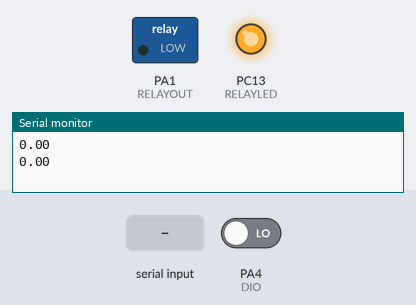
Recording of a program running on a simulated STM32 Blue Pill. On the bench: switched loads named in the program (green lamp = pin HIGH), output pins drawn as LEDs (lit = HIGH), the last lines printed to the serial monitor. Inputs (shaded band) come from the test bench; at power-on: PA4 (DIO) LOW. Pins used as bus, display or sensor lines are not drawn.

Above: at 1.2 s.
1.3 s: "1" received over Serial
At 1.7 s:
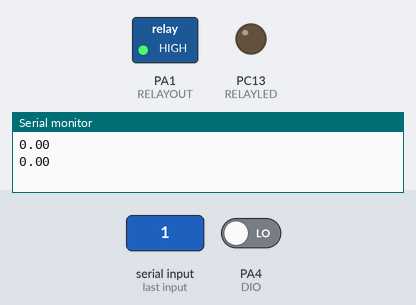
5.8 s: "0" received over Serial
At 6.6 s:
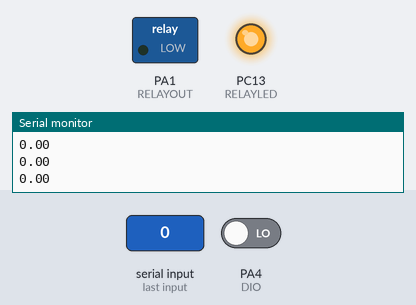
Timing chart, 0 to 8.8 s (numbered marks = the images above; inputs shaded):
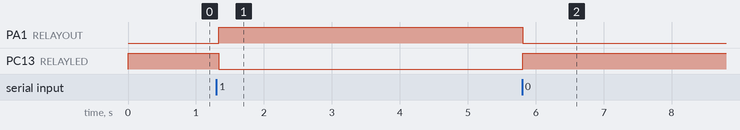

The program:

main.cpp
```cpp
#include <Arduino.h>

#define CS PA2
#define CLK PA3
#define DIO PA4
#define RELAYLED PC13
#define RELAYOUT PA1

void setup(void)
{
    pinMode(CS, OUTPUT);
    pinMode(CLK, OUTPUT);
    pinMode(DIO, INPUT);
    pinMode(RELAYLED, OUTPUT);
    pinMode(RELAYOUT, OUTPUT);
    Serial.begin(9600);
    digitalWrite(CS, 1);
    digitalWrite(RELAYOUT, 0);
    digitalWrite(RELAYLED, 1);
}

uint32_t pollSerial(void)
{
    uint32_t data = 0;
    digitalWrite(CS, 0);
    digitalWrite(CLK, 0);
    delayMicroseconds(1000);
    for (int i = 0; i < 32; ++i) {
        digitalWrite(CLK, 1);
        delayMicroseconds(1000);
        data = data << 1;
        data |= digitalRead(DIO);
        digitalWrite(CLK, 0);
        delayMicroseconds(1000);
    }
    delayMicroseconds(1000);
    digitalWrite(CS, 1);
    return data;
}

int rawMode = 0;

void loop(void)
{
    if (!rawMode) {
        uint32_t data = pollSerial();
        if (data & 0x10000) {
            if (data & 1)
                Serial.println("ERROR OC");
            else if (data & 2)
                Serial.println("ERROR GND");
            else if (data & 4)
                Serial.println("ERROR VCC");
        } else {
            Serial.print(((int)data) >> 20, DEC);
            switch((data >> 18) & 3) {
                case 0: Serial.println(".00"); break;
                case 1: Serial.println(".25"); break;
                case 2: Serial.println(".50"); break;
                case 3: Serial.println(".75"); break;
            }
        }
    }
    for (int i = 0; i < 20; ++i) {
        if (rawMode)
            delayMicroseconds(10000);
        else
            delayMicroseconds(50000);
        while (Serial.available()) {
            int ch = Serial.read();
            switch(ch) {
            case '0':
                digitalWrite(RELAYOUT, 0);
                digitalWrite(RELAYLED, 1);
                break;
            case '1':
                digitalWrite(RELAYOUT, 1);
                digitalWrite(RELAYLED, 0);
                break;
            case 'r':
                rawMode = true;
                break;
            case 'c':
                rawMode = false;
                break;
            case '?':
                if (rawMode)
                {
                    uint32_t data = pollSerial();
                    Serial.println(data, HEX);
                }
                break;
            }
        }
    }
}
```

Measured:
- after the input at 1.3 s, PA1 (RELAYOUT): LOW → HIGH at once; PC13 (RELAYLED): HIGH → LOW at once
- after the input at 5.8 s, PA1 (RELAYOUT): HIGH → LOW at once; PC13 (RELAYLED): LOW → HIGH at once
